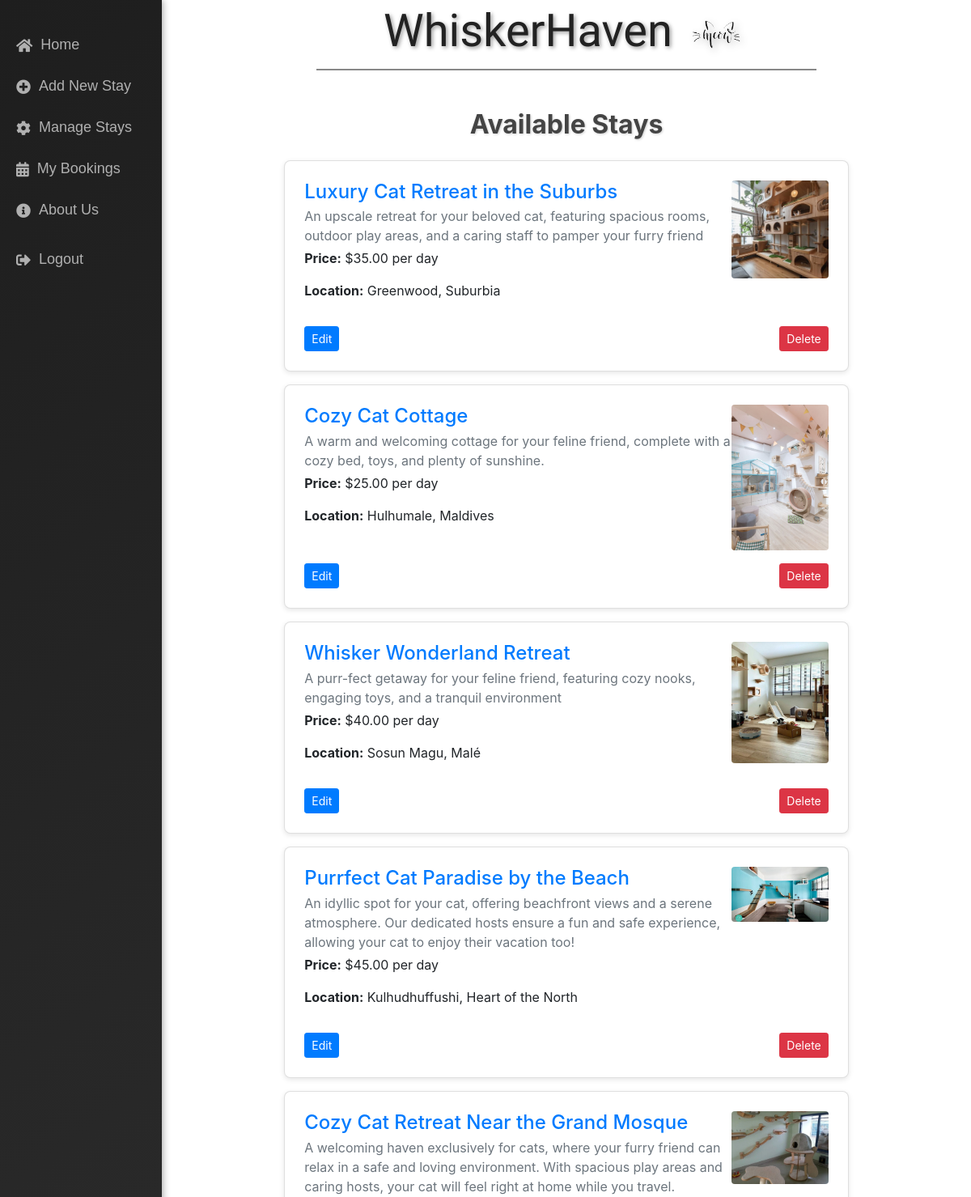
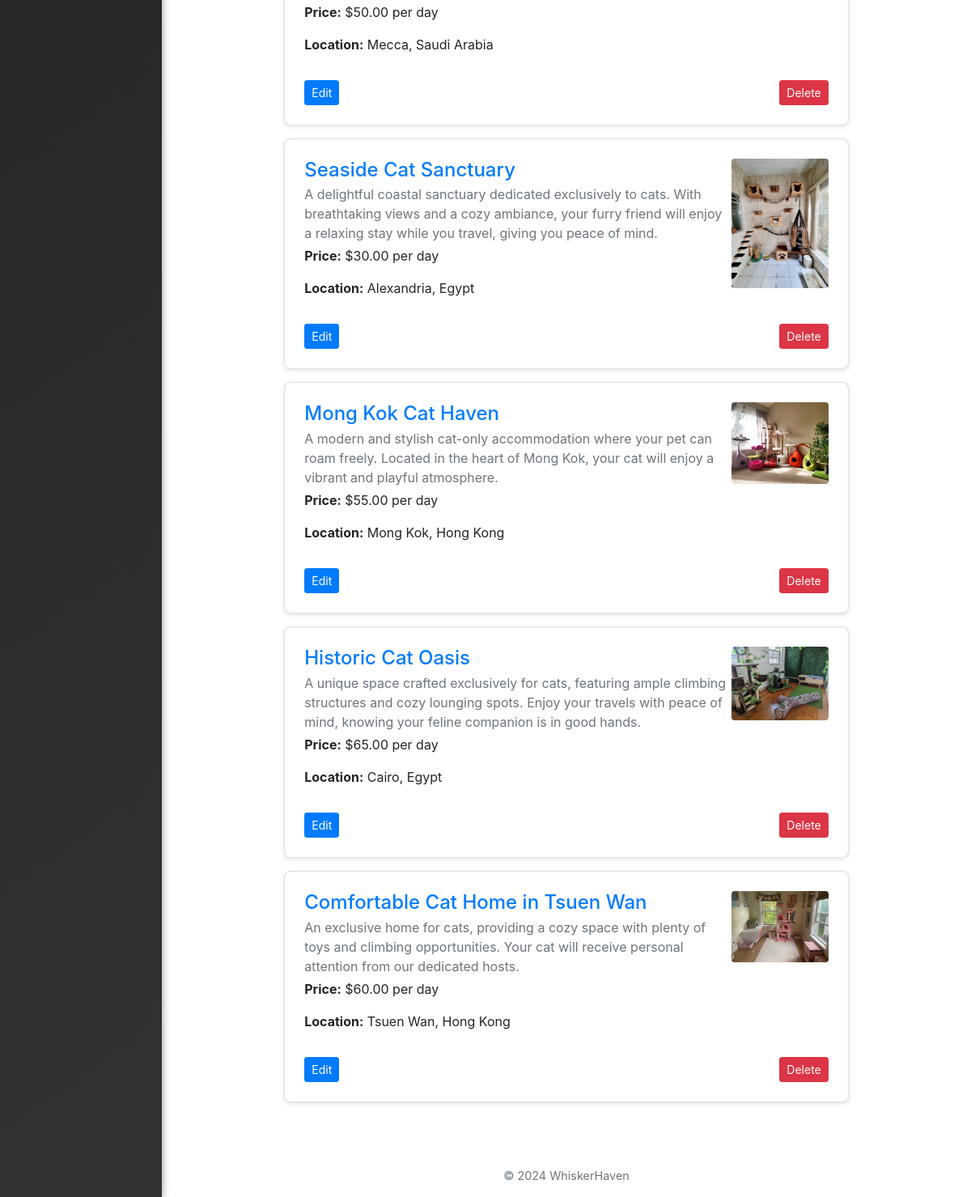
The page /manage_listings/ (signed in) on the database its author committed (2 pictures, top to bottom).
### main/models.py (models this page shows, shortened)
class Listing(models.Model):
    host = models.ForeignKey(User, on_delete=models.CASCADE)
    title = models.CharField(max_length=200)
    description = models.TextField()
    price_per_day = models.DecimalField(max_digits=7, decimal_places=2)
    location = models.CharField(max_length=100)
    contact_number = models.CharField(max_length=15)
    image = models.ImageField(upload_to='images/', null=True, blank=True)
    available = models.BooleanField(default=True)
    created_at = models.DateTimeField(auto_now_add=True)

### main/views.py (the view)
# urls.py: path('manage_listings/', views.manage_listing, name='manage_listings'),
@user_passes_test(lambda u: u.is_active and u.is_staff)
def manage_listing(request):
    listing = Listing.objects.all()
    return render(request, 'main/manage_listing.html', {'listings': listing})

### main/templates/main/manage_listing.html (shortened to what this page needs)
{% extends "main/base.html" %}
{% block content %}
<div class="container mt-5">
    <h2 class="text-center mb-4" style="font-weight: bold; color: #444; text-shadow: 1px 1px 3px rgba(0, 0, 0, 0.2);">
        Available Stays
    </h2>
    {% if listings %}
        <div class="list-group">
            {% for listing in listings %}
                <div class="list-group-item mb-3 p-4" style="border-radius: 8px; box-shadow: 0 2px 6px rgba(0, 0, 0, 0.1);">
                    <div class="d-flex justify-content-between align-items-start">
                        <div>
                            <h4 class="mb-1">
                                <a href="{% url 'listing_detail' listing.id %}" style="text-decoration: none; color: #007bff;">
                                    {{ listing.title }}
                                </a>
                            </h4>
                            <p class="text-muted mb-1">{{ listing.description }}</p>
                            <p><strong>Price:</strong> ${{ listing.price_per_day }} per day</p>
                            <p><strong>Location:</strong> {{ listing.location }}</p>
                        </div>
                        {% if listing.image %}
                            <img src="{{ listing.image.url }}" alt="{{ listing.title }}" style="width: 120px; height: auto; border-radius: 4px;">
                        {% endif %}
                    </div>
                    <div class="mt-3 d-flex justify-content-between">
                        <a href="{% url 'edit_listing' listing.id %}" class="btn btn-primary btn-sm">Edit</a>
                        <form action="{% url 'delete_listing' listing.id %}" method="post" style="display:inline;">
                            <button type="submit" class="btn btn-danger btn-sm" onclick="return confirm('Are you sure you want to delete this listing?');">Delete</button>
                        </form>
                    </div>
                </div>
            {% endfor %}
        </div>
    {% else %}
        <div class="alert alert-info text-center" role="alert">
            No listings available.
        </div>
    {% endif %}
</div>
{% endblock %}

### rows shown on the page
Listing: title "Luxury Cat Retreat in the Suburbs", description "An upscale retreat for your beloved cat, featuring spacious rooms, outdoor play areas, and a caring staff to pamper your furry friend", price_per_day "35.00", location "Greenwood, Suburbia", image (picture)
Listing: title "Cozy Cat Cottage", description "A warm and welcoming cottage for your feline friend, complete with a cozy bed, toys, and plenty of sunshine.", price_per_day "25.00", location "Hulhumale, Maldives", image (picture)
Listing: title "Whisker Wonderland Retreat", description "A purr-fect getaway for your feline friend, featuring cozy nooks, engaging toys, and a tranquil environment", price_per_day "40.00", location "Sosun Magu, Malé", image (picture)
Listing: title "Purrfect Cat Paradise by the Beach", description "An idyllic spot for your cat, offering beachfront views and a serene atmosphere. Our dedicated hosts ensure a fun and safe experience, allowing your cat to enjoy their vacation too!", price_per_day "45.00", location "Kulhudhuffushi, Heart of the North", image (picture)
Listing: title "Cozy Cat Retreat Near the Grand Mosque", description "A welcoming haven exclusively for cats, where your furry friend can relax in a safe and loving environment. With spacious play areas and caring hosts, your cat will feel right at home while you travel.", price_per_day "50.00", location "Mecca, Saudi Arabia", image (picture)
Listing: title "Seaside Cat Sanctuary", description "A delightful coastal sanctuary dedicated exclusively to cats. With breathtaking views and a cozy ambiance, your furry friend will enjoy a relaxing stay while you travel, giving you peace of mind.", price_per_day "30.00", location "Alexandria, Egypt", image (picture)
Listing: title "Mong Kok Cat Haven", description "A modern and stylish cat-only accommodation where your pet can roam freely. Located in the heart of Mong Kok, your cat will enjoy a vibrant and playful atmosphere.", price_per_day "55.00", location "Mong Kok, Hong Kong", image (picture)
Listing: title "Historic Cat Oasis", description "A unique space crafted exclusively for cats, featuring ample climbing structures and cozy lounging spots. Enjoy your travels with peace of mind, knowing your feline companion is in good hands.", price_per_day "65.00", location "Cairo, Egypt", image (picture)
Listing: title "Comfortable Cat Home in Tsuen Wan", description "An exclusive home for cats, providing a cozy space with plenty of toys and climbing opportunities. Your cat will receive personal attention from our dedicated hosts.", price_per_day "60.00", location "Tsuen Wan, Hong Kong", image (picture)
